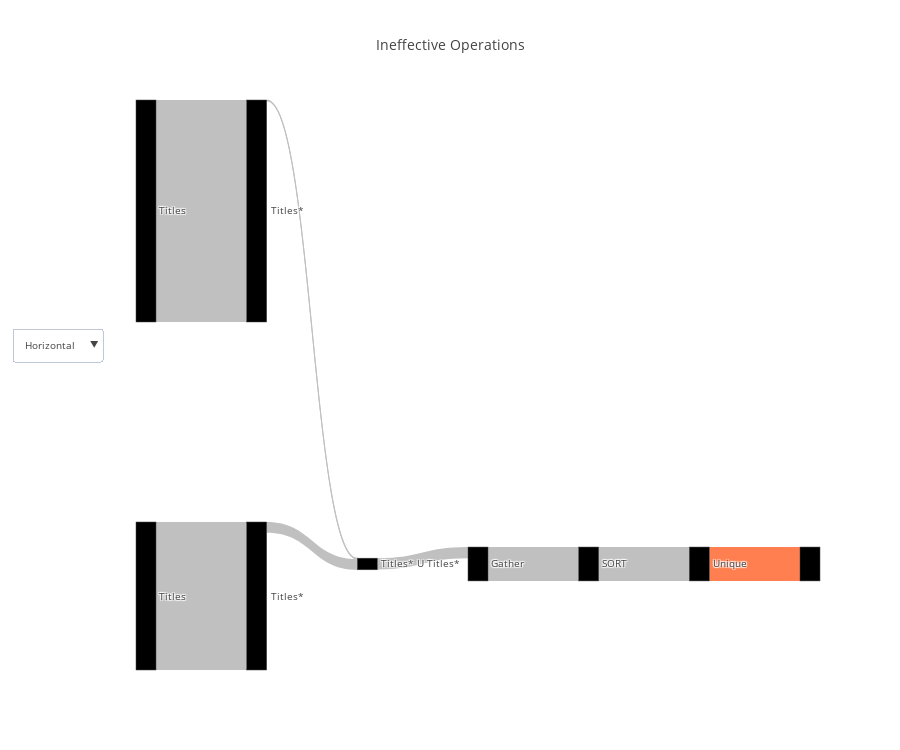

This figure's notebook cell:
### Code cell
flow_df = query_renderer.get_flow_df(query, con_str)
query_renderer.vizualize(flow_df, title="Ineffective Operations", metrics=["actual_rows"], open_=False)

### Figure 1 — Plotly figure (JSON) as saved in the notebook; plotly's stock layout.template omitted (floating-point values rounded to 4 significant figures)
{"data": [{"link": {"color": ["silver", "silver", "silver", "silver", "silver", "silver", "silver", "coral"], "label": ["", "Filter condition: (titles_1.genres = 'Action'::text)", "", "Filter condition: (titles.genres = 'Comedy'::text)", "", "", "Sort Space Type: Disk\nSort Space Used: 10784\nSort Method: external merge\nSort Key: ['titles.title_id']\n", ""], "source": [0, 1, 2, 3, 4, 5, 6, 7], "target": [1, 4, 3, 4, 5, 6, 7, 8], "value": [3568850, 15538, 2379234, 171294, 181653, 544958, 544958, 544958]}, "node": {"color": [null, null, null, null, null, null, null, null], "label": ["Titles", "Titles*", "Titles", "Titles*", "Titles* U Titles*", "Gather", "SORT", "Unique"], "pad": 200}, "orientation": "h", "type": "sankey", "valueformat": ",", "valuesuffix": [" Rows", " Rows", " Rows", " Rows", " Rows", " Rows", " Rows", " Rows"]}], "layout": {"font": {"size": 10}, "height": 750, "title": "Ineffective Operations", "updatemenus": [{"buttons": [{"args": ["orientation", "h"], "label": "Horizontal", "method": "restyle"}, {"args": ["orientation", "v"], "label": "Vertical", "method": "restyle"}], "y": 0.6}]}}
